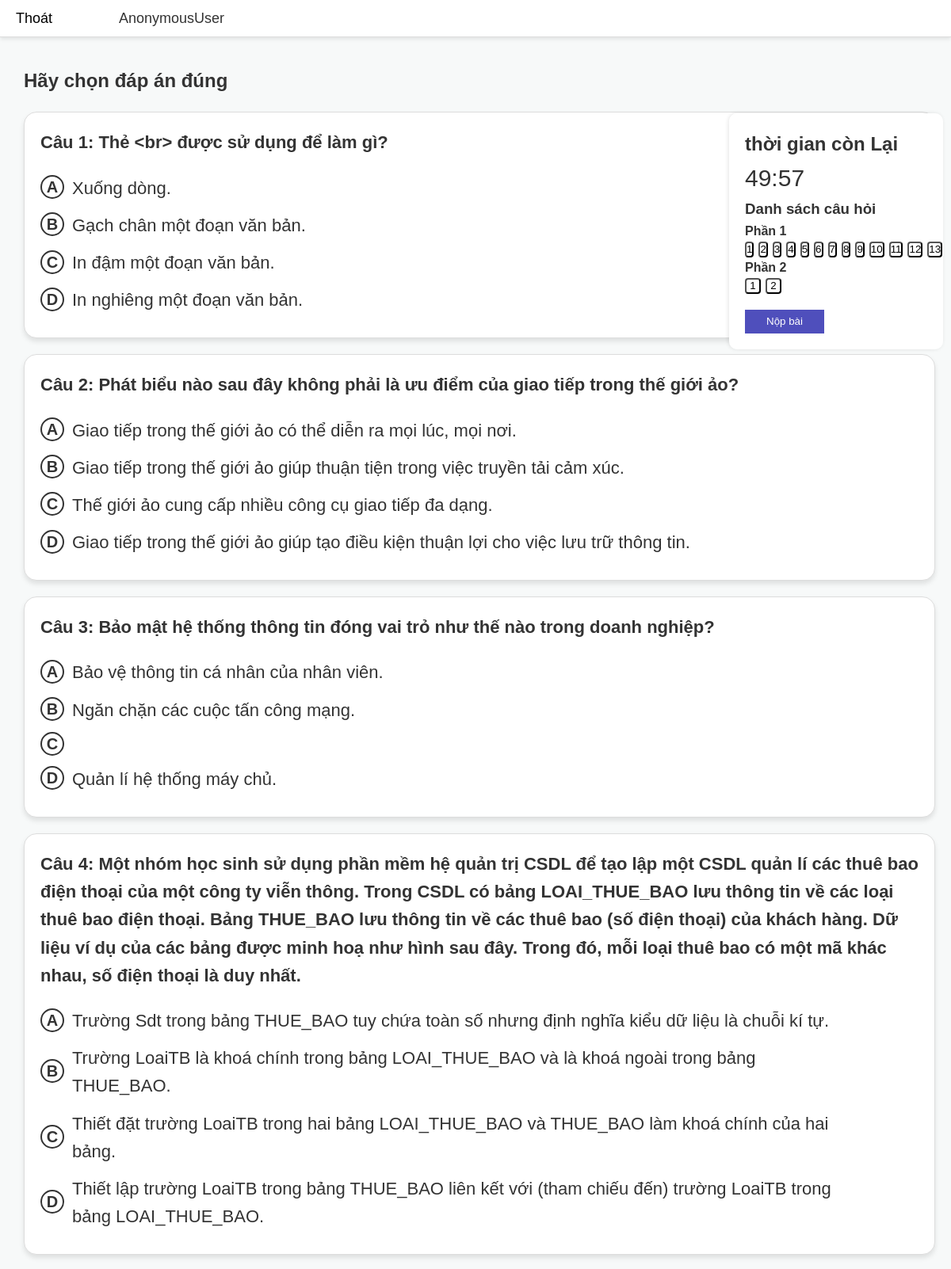
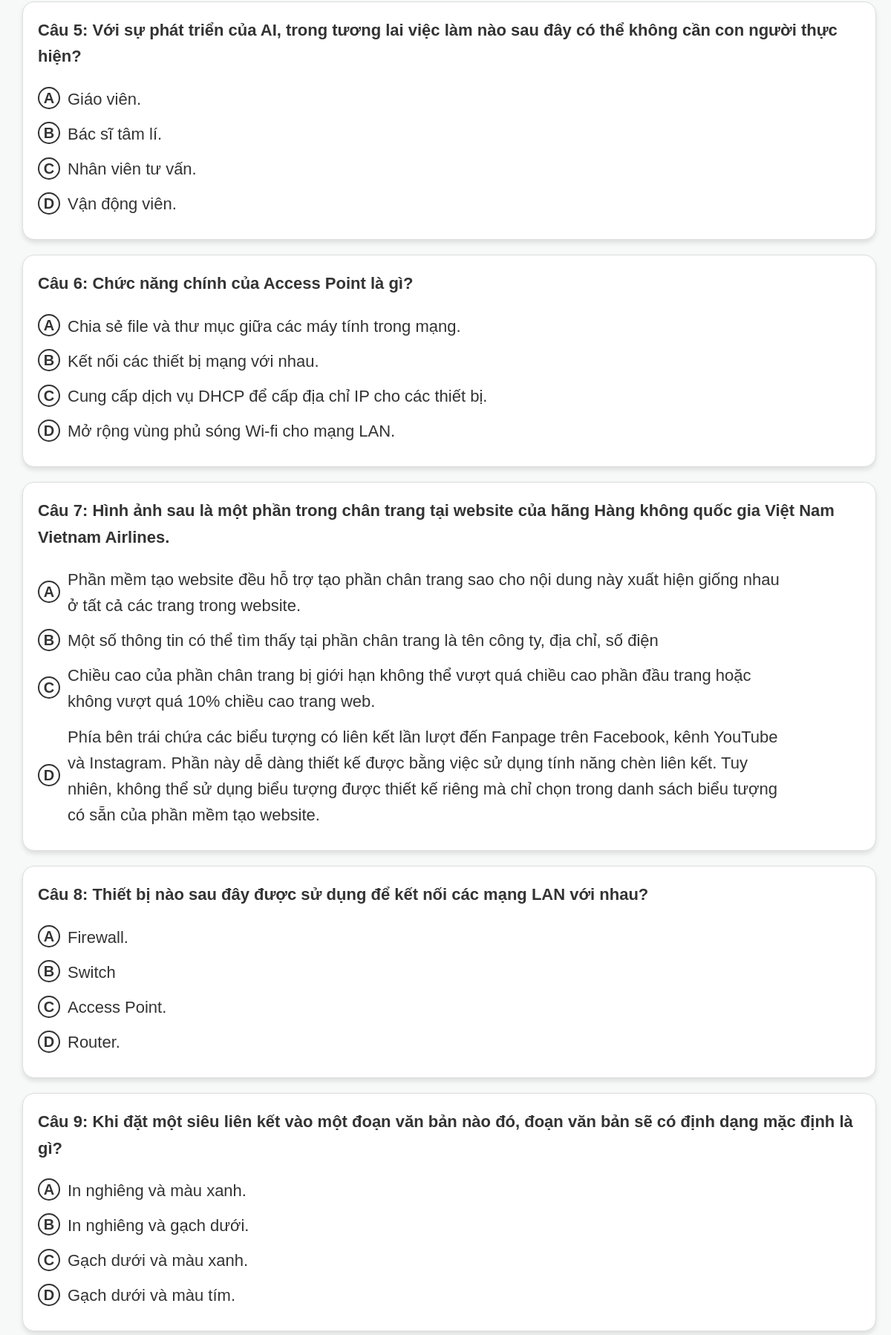
The page /thi_thu/de/1/ (upper part) on the database its author committed (2 pictures, top to bottom).
### base/models.py (models this page shows, shortened)
class Question(models.Model):
    name = models.TextField(max_length=1000,blank=True)
    Ans_a = models.TextField(max_length=1000,blank=True)
    Ans_b = models.TextField(max_length=1000,blank=True)
    Ans_c = models.TextField(max_length=1000,blank=True)
    Ans_d = models.TextField(max_length=1000,blank=True)
    bai = models.ForeignKey(bai_hoc,on_delete=models.SET_NULL, null = True)
    SELECTION_CHOICES = [
        ('A', 'Answer A'),
        ('B', 'Answer B'),
        ('C', 'Answer C'),
        ('D', 'Answer D'),
    ]
    Corect_ans = models.CharField(max_length=1, choices=SELECTION_CHOICES, default=None)
    type = models.IntegerField(default=1,editable=False)

### base/views.py (the view)
# urls.py: path('thi_thu/de/<int:de_id>/', views.question_list, name='de_thi'),
def question_list(request,de_id):
    de = de_id
    tong_cau_hoi = 30
    cau_hoi_loai_1 = 28
    cau_hoi_loai_2 = tong_cau_hoi - cau_hoi_loai_1
    type1 = question_type1(cau_hoi_loai_1)
    type2 = question_type2(cau_hoi_loai_2)
    return render(request, 'question_list.html', {'type1':type1 , 'type2': type2, 'de':de})

### base/views.py (called while the page is built)
def question_type1(sl):
    so_luong_cau_hoi_1 = sl
    cau_hoi_nhieu_dap_an = list(Question.objects.filter(type=1))
    if len(cau_hoi_nhieu_dap_an) > so_luong_cau_hoi_1:
        cau_hoi_nhieu_dap_an = random.sample(cau_hoi_nhieu_dap_an, so_luong_cau_hoi_1)
    trao_doi_cau_hoi = []
    for question in cau_hoi_nhieu_dap_an:
        answers = [
            ('A', question.Ans_a),
            ('B', question.Ans_b),
            ('C', question.Ans_c),
            ('D', question.Ans_d)
        ]
        trao_doi_cau_hoi.append({
            'type': 'multiple_choice',  # Đánh dấu loại câu hỏi
            'name': question.name,
            'answers': answers,
            'id': question.id,
        })
    return trao_doi_cau_hoi

def question_type2(sl):
    so_luong_cau_hoi_2 = sl
    cau_hoi_dung_sai = list(Question2.objects.filter(type=2))
    if len(cau_hoi_dung_sai) > so_luong_cau_hoi_2:
        cau_hoi_dung_sai = random.sample(cau_hoi_dung_sai, so_luong_cau_hoi_2)
    trao_doi_cau_hoi = []
    for question in cau_hoi_dung_sai:
        answers = [
            ('A', question.Ans_a, question.Corect_ans_a),
            ('B', question.Ans_b, question.Corect_ans_b),
            ('C', question.Ans_c, question.Corect_ans_c),
            ('D', question.Ans_d, question.Corect_ans_d)
        ]
        random.shuffle(answers)  # Xáo trộn thứ tự các đáp án
        trao_doi_cau_hoi.append({
            'type': 'true_false',  # Đánh dấu loại câu hỏi
            'name': question.name,
            'answers': answers,
            'id': question.id,
        })
    return trao_doi_cau_hoi

### templates/question_list.html (shortened to what this page needs)
<!DOCTYPE html>
<html lang="en">
<head>
    {% load static %}
    {% if request.session.theme == 'dark' %}
    <link rel="stylesheet" href="{% static 'styles/q_dark.css' %}">
    {% else %}
    <link rel="stylesheet" href="{% static 'styles/q_light.css' %}">
    {% endif %}
</head>
<body>
    <div class="navbar">
        <a href="{% url 'thi_thu' %}">Thoát</a>
        <p>{{ request.user }}</p>
    </div>
    <div class="middle_section">
        <div class="all_questions">
            <form  id="questionForm" method="POST" action="{% url 'submit_answer' %}">
                <h2>Hãy chọn đáp án đúng</h2>
                <ul>
                    {% for question in type1 %}
                    <div class="question" id="question_{{ forloop.counter }}">
                        <li>
                            <strong>Câu {{ forloop.counter }}: {{ question.name }}</strong><br>
                            <ul>
                                {% for answer in question.answers %}
                                <li class="option-container">
                                    <label for="option_{{ question.id }}_{{ answer.0 }}" class="radio-circle">{{ answer.0 }}</label>
                                    <span class="radio-label">{{ answer.1 }}</span>
                                </li>
                                {% endfor %}
                            </ul>
                        </li>
                    </div>
                    {% endfor %}
                </ul>
            </form>
        </div>
        <div class="side_bar">
            <h2>thời gian còn Lại</h2>
            <span id="timer">50:00</span>
            <h3>Danh sách câu hỏi</h3>
            <h4>Phần 1</h4>
            <div class="dhrb">
            {% for question in type1 %}
            <button><a href="#question_{{ forloop.counter|add:8 }}" onclick="scrollToQuestion(event, 'question_{{ forloop.counter }}')">{{ forloop.counter }}</a></button>
            {% endfor %}
            </div>
            <h4>Phần 2</h4>
            <div class="dhrb">
            {% for question in type2 %}
            <button><a href="#question_{{ forloop.counter|add:8 }}" onclick="scrollToQuestion(event, 'question_{{ forloop.counter|add:8 }}')">{{ forloop.counter }}</a></button>
            {% endfor %}
            </div>
            <div class="smb">
            <button id="submitButton">Nộp bài</button>
            </div>
        </div>
    </div>
</body>
</html>

### static/styles/q_light.css (style rules this page uses)
body { background-color: #F7F9F9; font-family: Arial, sans-serif; line-height: 1.6; color: #333; }
* { margin: 0; padding: 0; box-sizing: border-box; }
li { list-style: none; }
a { text-decoration: none; color: #000; transition: color 0.3s ease; }
.navbar { display: grid; grid-template-columns: 1fr 5fr 1fr 1fr; height: 47px; align-items: center; background-color: #fff; border-bottom: 1px solid #ddd; box-shadow: 0 2px 5px rgba(0, 0, 0, 0.1); }
.navbar a { justify-self: start; padding-left: 20px; font-size: 18px; font-weight: 500; }
.navbar p { font-size: 18px; font-weight: 500; }
.middle_section { display: grid; grid-template-columns: 5fr 1fr; gap: 20px; max-width: 1200px; }
.question { border-radius: 16px; background-color: #fff; margin-top: 20px; padding: 20px; font-size: 22px; border: 1px solid #ddd; box-shadow: 0 4px 6px rgba(0, 0, 0, 0.1); width: 1150px; }
.question ul { padding-top: 20px; }
.option-container { display: flex; align-items: center; margin-bottom: 10px; }
.radio-circle { width: 30px; height: 30px; border: 2px solid #333; border-radius: 50%; display: flex; align-items: center; justify-content: center; font-weight: bold; margin-right: 10px; cursor: pointer; text-align: center; transition: all 0.3s ease; }
.option-container label { font-size: 20px; }
.option-container span { font-size: 22px; }
.radio-label { cursor: pointer; font-size: 16px; }
.side_bar { display: block; border-radius: 10px; position: fixed; top: 143px; right: 0; width: 270px; background-color: #fff; box-shadow: -1px 0 5px rgba(0, 0, 0, 0.1); padding: 20px; overflow-y: auto; z-index: 1000; margin-right: 10px; }
.side_bar span { font-size: 30px; }
.all_questions { margin-left: 30px; max-width: 1300px; width: auto; margin-top: 36px; }
.radio-label { font-size: 20px; max-width:960px ; width: auto; padding-top: 2px; }
.smb { margin-top: 20px; }
.smb button { height: 30px; width: 100px; background-color: #4F4FBC; color: #FFFF; border: none; }
.dhrb { display: flex; width: 256px; height: auto; overflow-x: hidden; }
.dhrb button { margin-right:6px; background-color: #FFF; width: 20px; height: 20px; border-radius: 4px; }

### rows shown on the page
Question: name "Thẻ <br> được sử dụng để làm gì?", Ans_a "Xuống dòng." "Gạch chân một đoạn văn bản." "In đậm một đoạn văn bản." "In nghiêng một đoạn văn bản."
Question: name "Phát biểu nào sau đây không phải là ưu điểm của giao tiếp trong thế giới ảo?", Ans_a "Giao tiếp trong thế giới ảo có thể diễn ra mọi lúc, mọi nơi." "Giao tiếp trong thế giới ảo giúp thuận tiện trong việc truyền tải cảm xúc." "Thế giới ảo cung cấp nhiều công cụ giao tiếp đa dạng." "Giao tiếp trong thế giới ảo giúp tạo điều kiện thuận lợi cho việc lưu trữ thông tin."
Question: name "Bảo mật hệ thống thông tin đóng vai trỏ như thế nào trong doanh nghiệp?", Ans_a "Bảo vệ thông tin cá nhân của nhân viên." "Ngăn chặn các cuộc tấn công mạng." "Quản lí hệ thống máy chủ."
Question: name "Một nhóm học sinh sử dụng phần mềm hệ quản trị CSDL để tạo lập một CSDL quản lí các thuê bao điện thoại của một công ty viễn thông. Trong CSDL có bảng LOAI_THUE_BAO lưu thông tin về các loại thuê bao điện thoại. Bảng THUE_BAO lưu thông tin về các thuê bao (số điện thoại) của khách hàng. Dữ liệu ví dụ của các bảng được minh hoạ như hình sau đây. Trong đó, mỗi loại thuê bao có một mã khác nhau, số điện thoại là duy nhất.", Ans_a "Trường Sdt trong bảng THUE_BAO tuy chứa toàn số nhưng định nghĩa kiểu dữ liệu là chuỗi kí tự." "Trường LoaiTB là khoá chính trong bảng LOAI_THUE_BAO và là khoá ngoài trong bảng THUE_BAO." "Thiết đặt trường LoaiTB trong hai bảng LOAI_THUE_BAO và THUE_BAO làm khoá chính của hai bảng." "Thiết lập trường LoaiTB trong bảng THUE_BAO liên kết với (tham chiếu đến) trường LoaiTB trong bảng LOAI_THUE_BAO."
Question: name "Với sự phát triển của AI, trong tương lai việc làm nào sau đây có thể không cần con người thực hiện?", Ans_a "Giáo viên." "Bác sĩ tâm lí." "Nhân viên tư vấn." "Vận động viên."
Question: name "Chức năng chính của Access Point là gì?", Ans_a "Chia sẻ file và thư mục giữa các máy tính trong mạng." "Kết nối các thiết bị mạng với nhau." "Cung cấp dịch vụ DHCP để cấp địa chỉ IP cho các thiết bị." "Mở rộng vùng phủ sóng Wi-fi cho mạng LAN."
Question: name "Hình ảnh sau là một phần trong chân trang tại website của hãng Hàng không quốc gia Việt Nam Vietnam Airlines.", Ans_a "Phần mềm tạo website đều hỗ trợ tạo phần chân trang sao cho nội dung này xuất hiện giống nhau ở tất cả các trang trong website." "Một số thông tin có thể tìm thấy tại phần chân trang là tên công ty, địa chỉ, số điện" "Chiều cao của phần chân trang bị giới hạn không thể vượt quá chiều cao phần đầu trang hoặc không vượt quá 10% chiều cao trang web." "Phía bên trái chứa các biểu tượng có liên kết lần lượt đến Fanpage trên Facebook, kênh YouTube và Instagram. Phần này dễ dàng thiết kế được bằng việc sử dụng tính năng chèn liên kết. Tuy nhiên, không thể sử dụng biểu tượng được thiết kế riêng mà chỉ chọn trong danh sách biểu tượng có sẵn của phần mềm tạo website."
Question: name "Thiết bị nào sau đây được sử dụng để kết nối các mạng LAN với nhau?", Ans_a "Firewall." "Switch" "Access Point." "Router."
Question: name "Khi đặt một siêu liên kết vào một đoạn văn bản nào đó, đoạn văn bản sẽ có định dạng mặc định là gì?", Ans_a "In nghiêng và màu xanh." "In nghiêng và gạch dưới." "Gạch dưới và màu xanh." "Gạch dưới và màu tím."

### other values the page prints
{{ request.user }} "AnonymousUser"
{{ answer.0 }} "A" "B" "C" "D" "A" "B" "C" "D" "A" "B" "C" "D" "A" "B" "C" "D" "A" "B" "C" "D" "A" "B" "C" "D" "A" "B" "C" "D" "A" "B" "C" "D" "A" "B" "C" "D"
